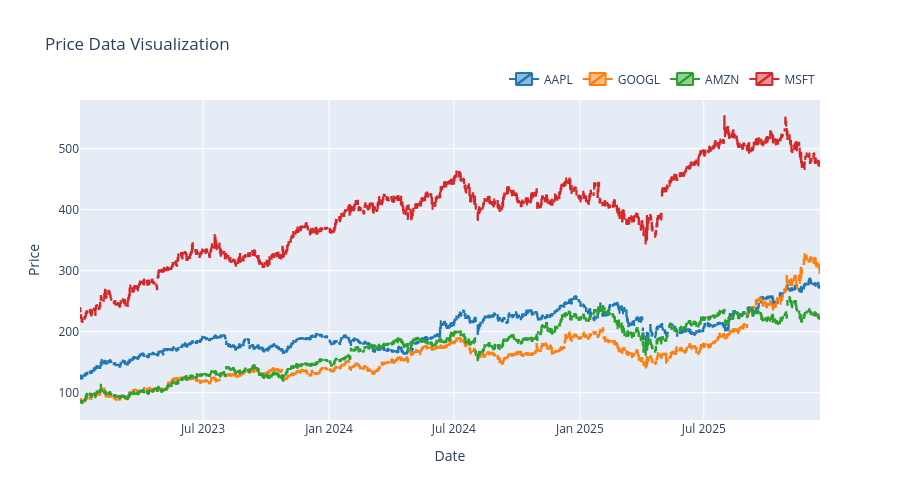

This figure's notebook cell:
### Markdown cell above
## Plotter for PriceData
---

### Code cell
plotter = PriceDataPlotter()
for pdata in price_datas:
    plotter.add(pdata)

print(plotter)
plotter.show()

### Figure 1 — Plotly figure (JSON) as saved in the notebook; plotly's stock layout.template omitted (floating-point values rounded to 4 significant figures; data arrays with more than 128 entries replaced by an {"elided": "..."} marker saying what was removed)
{"data": [{"close": {"elided": "743 float values"}, "decreasing": {"line": {"color": "#1f77b4"}}, "high": {"elided": "743 float values"}, "increasing": {"line": {"color": "#1f77b4"}}, "low": {"elided": "743 float values"}, "name": "AAPL", "open": {"elided": "743 float values"}, "x": {"elided": "743 str values"}, "type": "candlestick"}, {"close": {"elided": "743 float values"}, "decreasing": {"line": {"color": "#ff7f0e"}}, "high": {"elided": "743 float values"}, "increasing": {"line": {"color": "#ff7f0e"}}, "low": {"elided": "743 float values"}, "name": "GOOGL", "open": {"elided": "743 float values"}, "x": {"elided": "743 str values"}, "type": "candlestick"}, {"close": {"elided": "743 float values"}, "decreasing": {"line": {"color": "#2ca02c"}}, "high": {"elided": "743 float values"}, "increasing": {"line": {"color": "#2ca02c"}}, "low": {"elided": "743 float values"}, "name": "AMZN", "open": {"elided": "743 float values"}, "x": {"elided": "743 str values"}, "type": "candlestick"}, {"close": {"elided": "743 float values"}, "decreasing": {"line": {"color": "#d62728"}}, "high": {"elided": "743 float values"}, "increasing": {"line": {"color": "#d62728"}}, "low": {"elided": "743 float values"}, "name": "MSFT", "open": {"elided": "743 float values"}, "x": {"elided": "743 str values"}, "type": "candlestick"}], "layout": {"xaxis": {"rangeslider": {"visible": false}, "title": {"text": "Date"}}, "legend": {"orientation": "h", "yanchor": "bottom", "y": 1.02, "xanchor": "right", "x": 1}, "title": {"text": "Price Data Visualization"}, "yaxis": {"title": {"text": "Price"}}, "height": 500, "hovermode": "x unified"}}
